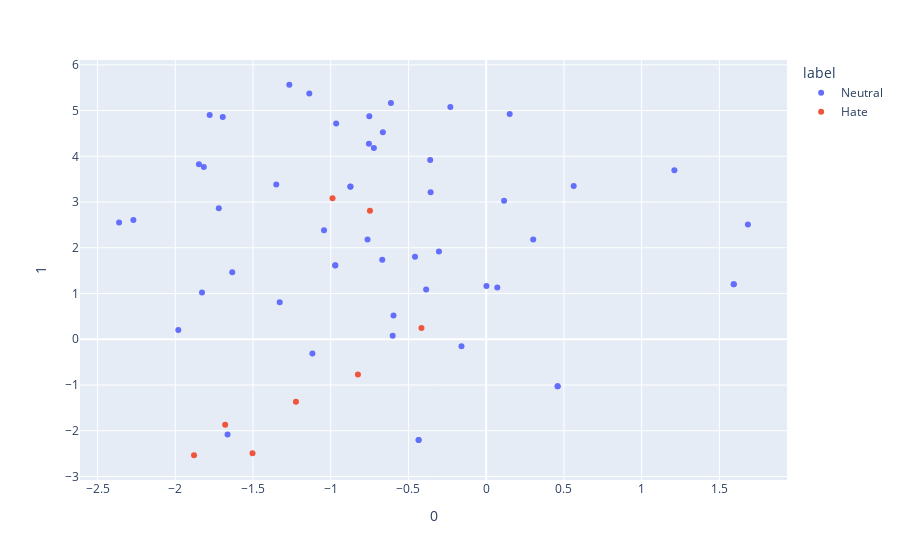

The notebook cell this image was saved under:
### Code cell
test_ds = dataset["test"]
texts = [sample["text"] for sample in test_ds] 
inputs = tokenizer(texts, return_tensors="pt", padding=True, truncation=True)

bert = peft_model.base_model.model.bert

bert = bert.cpu()
bert.eval()
with torch.no_grad():
    outputs = bert(**inputs)

tsne = TSNE()
to_vis = tsne.fit_transform(outputs.last_hidden_state[:,0,:].squeeze().numpy())

df = pd.DataFrame(to_vis)
df["label"] = [post["label"] for post in test_ds]
df["text"] = [post["text"] for post in test_ds]
fig = px.scatter(df, x=0, y=1, hover_data="text", color="label")
fig.show()

### Figure 1 — Plotly figure (JSON) as saved in the notebook; plotly's stock layout.template omitted (floating-point values rounded to 4 significant figures)
{"data": [{"customdata": [["@anonymized_account Lis biedny kręci się wokół własnego ogona i ciągle próbuję marudzić A to już mu nie wychodzi"], ["@anonymized_account A w Łodzi Panie Łukaszu na razie Hania,przez niektórych zwana szachrajka😁😁"], ["@anonymized_account Sorry Pogoń, trzech Waszych w moim @anonymized_account zostało."], ["@anonymized_account @anonymized_account Co ty tam w tym Koźlu Kędzierzysz?"], ["@anonymized_account no to jak to jest że się nie da grać w kosza a się wygrywa z mistrzyniami Europy ?"], ["@anonymized_account Lis biedny kręci się wokół własnego ogona i ciągle próbuję marudzić A to już mu nie wychodzi"], ["Podobno mają wprowadzić maseczki antysmogowe ze specjalnym otworkiem na papierosa."], ["Co się musi dziać teraz u @anonymized_account 😄"], ["Sprzedać za 50 mln Paulinho i kupić (podobno) za 30 mln Vidala - nie poznaję Barcelony."], ["@anonymized_account Panie Andrzeju jeszcze pan będzie prosił o te leki przeciw bólowe 😀"], ["@anonymized_account Pogba nie był na pozycji spalonej."], ["#dividetourwarsaw i need to know CO Z AKCJA KTÓRA WŁAŚNIE POWINNA IŚĆ NAM ZAJEBISCIE"], ["PROFESOR JEST NA SPOTIFY UMARŁAM XDD"], ["Dużo tego jeszcze było ale nie chce mi się pisać i tak nikogo to nie interesuje"], ["@anonymized_account @anonymized_account mi się ten styl podoba 💪 oby tak dalej :)"], ["@anonymized_account @anonymized_account @anonymized_account W stop klatkach widać ze jak by to było po stronie drugiej (legi) to karny by był"], ["@anonymized_account burmistrz z platka kwiatka przypomina mi burmistrza Kluczborka"], ["@anonymized_account @anonymized_account w ekstraklasie też nie ma"], ["Patrzysz na @anonymized_account @anonymized_account @anonymized_account i wiesz że idzie wojna"], ["RT @anonymized_account Przypominam.  Kto taśmami wojuje..."], ["vans do chuja przestań robić choć na chwilę zajebiste kolekcje bo w moim portfelu pieniądzen't"], ["@anonymized_account Już dwa lata temu powinni wygrac Euro."], ["@anonymized_account @anonymized_account A niby z jakiego powodu? Żeby mogła sprawować swój urząd? Chyba żart!"], ["@anonymized_account @anonymized_account @anonymized_account @anonymized_account Nieeee, Gryszkiewicz nie grał, to akurat nie o nim."], ["RT @anonymized_account Zawsze jak ide do przymiezalni do h\\u0026amp;m to przeżywam szok, ze naprawde wyglądam tak, jak widać to w tym lustrze od tylu…"], ["@anonymized_account @anonymized_account Według mnie to fake wypucha na zdjęciu niejest miś chyba żeby się tak strasznie zmienił w ostatnim czasie"], ["@anonymized_account @anonymized_account Nawet podobny do niego, prawda ?xD"], ["Bild po wczorajszej demolce przy Ł3: \\\"Po co w LM takie ogórki? III-ligowy Trier sprawił BVB w P. Niemiec więcej problemów niż Legia w LM\\\""], ["RT @anonymized_account Morawiecki senior robi w trąbę zmarłych, syn żywych. Taki podział ról."], ["@anonymized_account Pani Malarz trza być obiektywnym dziennikarką to ze legia gra piach to normalka nic dziwnego"], ["@anonymized_account A ManUtd czasami wczoraj nie odpadł ?:)"], ["@anonymized_account @anonymized_account a trenerem został Szymon Pawłowski :)"], ["@anonymized_account Nie nazwałbym tego dziennikarstwem 😂"], ["@anonymized_account o ile się nie myle to ta twarda ręka była jednym z powodów jego zwolnienia :)"], ["@anonymized_account Błędem było jego zatrudnienie a nie zwolnienie"], ["@anonymized_account @anonymized_account Oj tam, ale chyba po raz pierwszy odpadną przed nami 😂"], ["Podobno mają wprowadzić maseczki antysmogowe ze specjalnym otworkiem na papierosa."], ["RT @anonymized_account @anonymized_account @anonymized_account Wzrusza mnie ta wasza troska. I rozumiem ją. W końcu jest lotnisko w Niemczech. A więc u nas n…"], ["@anonymized_account @anonymized_account Nawet podobny do niego, prawda ?xD"], ["@anonymized_account @anonymized_account No pewnie. Niepełnosprawnych zamkneliscie w sejmie to się zrobiło bezpiecznie na ulicach. Taka prawda kłamco."], ["@anonymized_account Tomek niesluchaj radia jak juz tak Cię denerwuje zwykła reklama 😉 niejestem lekarzem ale podejrzewam chorobę zawodową🎤 🍻"], ["@anonymized_account @anonymized_account Według mnie to fake wypucha na zdjęciu niejest miś chyba żeby się tak strasznie zmienił w ostatnim czasie"], ["RT @anonymized_account @anonymized_account @anonymized_account dopiero po porodzie kobiety maja mgliste pojęcie o bólu mężczyzn z katarem."], ["@anonymized_account @anonymized_account Powinni jeszcze zaprosić Gmyza i odlot będzie pełny."], ["@anonymized_account dziś ciężko. Pół Warszawy postanowiło się umyć w tym samym czasie."], ["@anonymized_account @anonymized_account Aha, a ktoś cię zapraszał do rozmowy?"], ["RT @anonymized_account @anonymized_account @anonymized_account dopiero po porodzie kobiety maja mgliste pojęcie o bólu mężczyzn z katarem."], ["@anonymized_account @anonymized_account Dlatego to nie miało żadnego większego wpływu z żadnej ze stron."], ["@anonymized_account A Ty nigdy nie robisz dwóch rzeczy jednocześnie? Np. idziesz i żujesz gumę."], ["@anonymized_account @anonymized_account Trochę dużo tych trenerów :P"], ["Skoro wchodzi Góralski, to tym bardziej szkoda, że po drugiej stronie nie ma Vidala 😜"], ["@anonymized_account to ty chłopie nie płacz że mamy takie legendy.A wy macie kogo ? PiotraBanie ?@anonymized_account @anonymized_account @anonymized_account @anonymized_account"]], "hovertemplate": "label=Neutral<br>0=%{x}<br>1=%{y}<br>text=%{customdata[0]}<extra></extra>", "legendgroup": "Neutral", "marker": {"color": "#636efa", "symbol": "circle"}, "mode": "markers", "name": "Neutral", "orientation": "v", "showlegend": true, "type": "scatter", "x": [-0.8737, 0.1151, -1.118, -1.633, -1.35, -0.8732, -0.4346, -0.2304, -2.269, -1.694, 0.001786, 1.211, 0.1511, -0.7224, -0.7519, -1.328, -1.828, -1.848, -0.304, 0.3023, 1.683, -1.72, -1.043, 0.07162, 0.5628, -0.9709, 1.592, -2.361, -0.159, -1.98, -0.6128, -1.138, -0.9649, -1.266, -0.3574, -0.7542, -0.4346, -0.3601, 1.592, -1.664, -1.779, -0.9709, 0.4597, -0.7632, -0.5962, -0.4581, 0.4597, -0.3864, -0.6014, -1.816, -0.6646, -0.6685], "xaxis": "x", "y": [3.336, 3.026, -0.3102, 1.462, 3.386, 3.338, -2.201, 5.078, 2.609, 4.86, 1.166, 3.696, 4.925, 4.184, 4.879, 0.8071, 1.021, 3.827, 1.916, 2.184, 2.51, 2.863, 2.384, 1.134, 3.352, 1.613, 1.204, 2.552, -0.1523, 0.1995, 5.167, 5.376, 4.717, 5.565, 3.217, 4.273, -2.201, 3.921, 1.204, -2.085, 4.904, 1.615, -1.027, 2.18, 0.5171, 1.806, -1.027, 1.087, 0.07653, 3.769, 4.527, 1.736], "yaxis": "y"}, {"customdata": [["@anonymized_account @anonymized_account Jednostki wojskowe funkcjonują w oparciu o karty kredytowe? Lecz się człowieku."], ["@anonymized_account @anonymized_account @anonymized_account Jojo demokrata w akcji. Taki pospolity ćwierćmózg"], ["@anonymized_account A nastepni będą tacy jak Terlikowski spędzający czas w kolejce do psychiatry."], ["@anonymized_account Krystynę mi on przypomina ale trzeba mieć niepokoleji w głowie by się robić na Krystynę"], ["@anonymized_account czy Pan Waldemar ma zakaz wjazdu Parchu, czy nie ma?"], ["@anonymized_account @anonymized_account Raczej ma problem z głową. Tak jak Ty i Tobie podobni."], ["@anonymized_account Polacy też wiedzą, że jednym z największych debili jest niejaki Ziemkiewicz."], ["@anonymized_account @anonymized_account @anonymized_account Kurwa w jebany dzień parlamentaryzmu wszędzie barierki i psiarnia, no kurwa pięknie się to wspasowuje"]], "hovertemplate": "label=Hate<br>0=%{x}<br>1=%{y}<br>text=%{customdata[0]}<extra></extra>", "legendgroup": "Hate", "marker": {"color": "#EF553B", "symbol": "circle"}, "mode": "markers", "name": "Hate", "orientation": "v", "showlegend": true, "type": "scatter", "x": [-1.879, -1.224, -0.4165, -0.9883, -0.7477, -0.8249, -1.503, -1.679], "xaxis": "x", "y": [-2.537, -1.367, 0.2452, 3.081, 2.811, -0.7683, -2.494, -1.872], "yaxis": "y"}], "layout": {"legend": {"title": {"text": "label"}, "tracegroupgap": 0}, "margin": {"t": 60}, "xaxis": {"anchor": "y", "domain": [0, 1], "title": {"text": "0"}}, "yaxis": {"anchor": "x", "domain": [0, 1], "title": {"text": "1"}}}}
